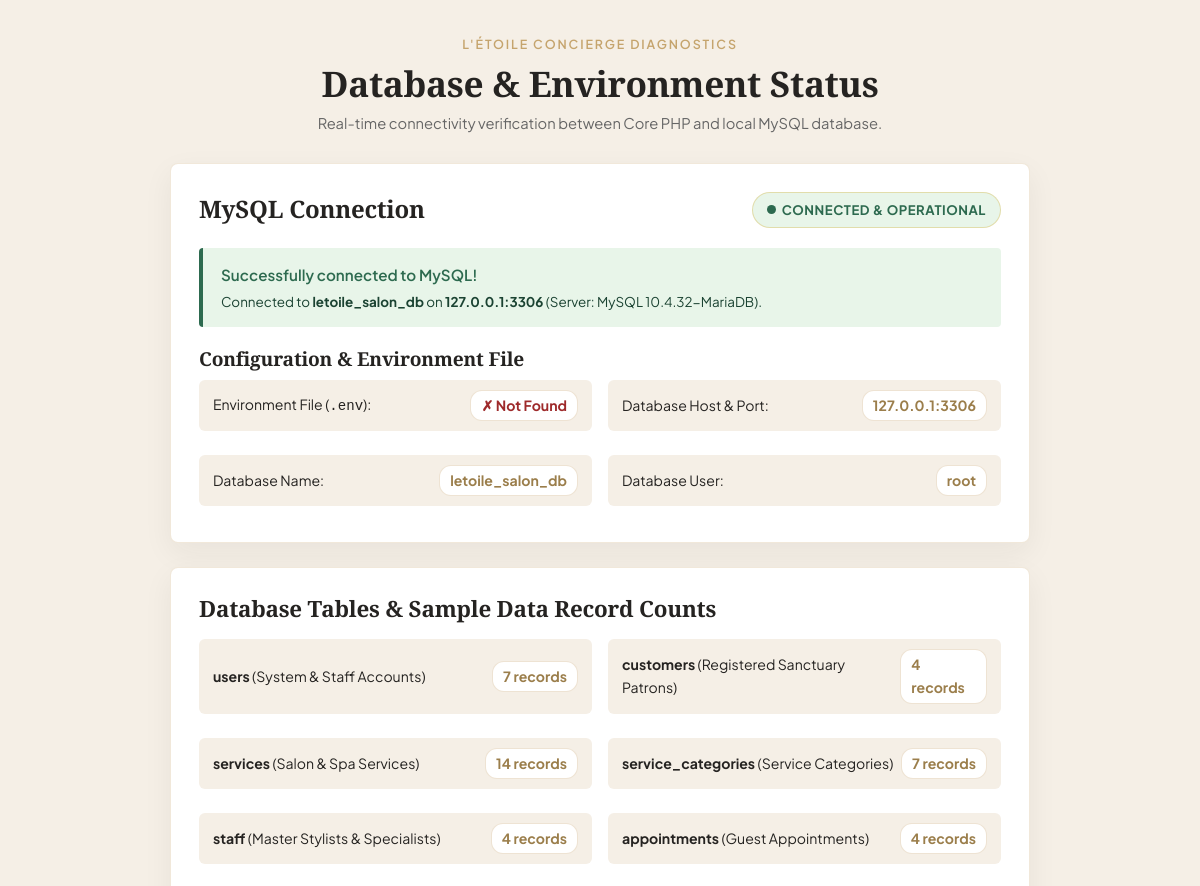
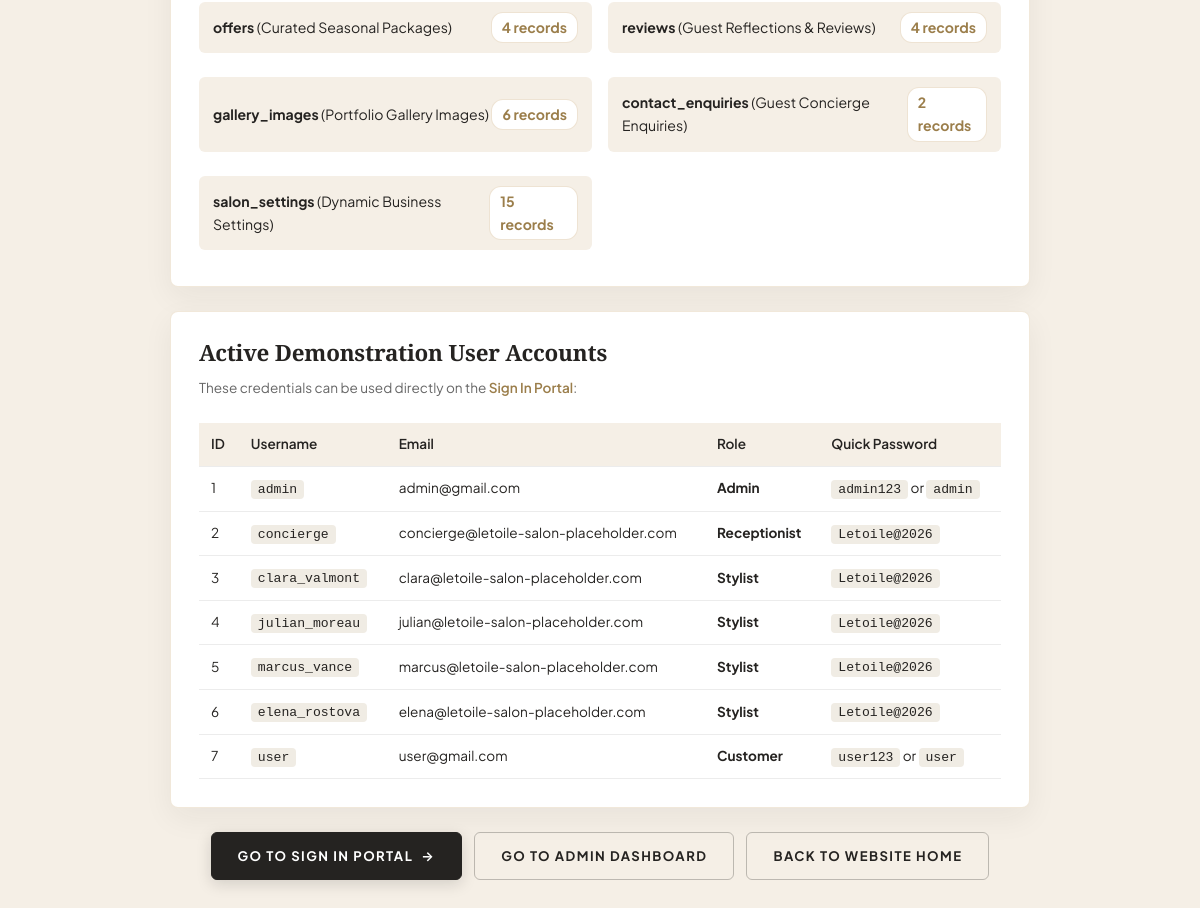
The page /db-status.php on the database its author committed (2 pictures, top to bottom).
### tables this page shows
CREATE TABLE `users` (
  `id` INT UNSIGNED NOT NULL AUTO_INCREMENT,
  `username` VARCHAR(50) NOT NULL,
  `email` VARCHAR(100) NOT NULL,
  `password_hash` VARCHAR(255) NOT NULL COMMENT 'BCrypt hash (PASSWORD_BCRYPT) - never plaintext',
  `role` ENUM('admin', 'manager', 'receptionist', 'stylist', 'customer') NOT NULL DEFAULT 'customer',
  `is_active` TINYINT(1) NOT NULL DEFAULT 1,
  `last_login` DATETIME NULL DEFAULT NULL,
  `created_at` TIMESTAMP NOT NULL DEFAULT CURRENT_TIMESTAMP,
  `updated_at` TIMESTAMP NOT NULL DEFAULT CURRENT_TIMESTAMP ON UPDATE CURRENT_TIMESTAMP,
  PRIMARY KEY (`id`),
  UNIQUE KEY `uk_users_username` (`username`),
  UNIQUE KEY `uk_users_email` (`email`),
  KEY `idx_users_role` (`role`),
  KEY `idx_users_is_active` (`is_active`)
);

### config/database.php (called while the page is built, shortened)
<?php
class Database {
    private static ?array $config = null;
    public static function getConfig(): array {
        if (self::$config !== null) {
            return self::$config;
        }
        $configPath = __DIR__ . '/config.php';
        $examplePath = __DIR__ . '/config.example.php';
        if (file_exists($configPath)) {
            self::$config = require $configPath;
        } elseif (file_exists($examplePath)) {
            self::$config = require $examplePath;
        }
        return self::$config;
    }
}

### config/config.php (called while the page is built)
<?php
return [
    'app_env' => $_ENV['APP_ENV'] ?? getenv('APP_ENV') ?: 'development',
    'app_debug' => filter_var($_ENV['APP_DEBUG'] ?? getenv('APP_DEBUG') ?: true, FILTER_VALIDATE_BOOLEAN),
    'app_url' => $_ENV['APP_URL'] ?? getenv('APP_URL') ?: 'http://localhost/Hair%20salon%20and%20spa',
    'timezone' => $_ENV['APP_TIMEZONE'] ?? getenv('APP_TIMEZONE') ?: 'America/New_York',
    'database' => [
        'host'     => $_ENV['DB_HOST'] ?? getenv('DB_HOST') ?: '127.0.0.1',
        'port'     => (int)($_ENV['DB_PORT'] ?? getenv('DB_PORT') ?: 3306),
        'database' => $_ENV['DB_NAME'] ?? getenv('DB_NAME') ?: 'letoile_salon_db',
        'username' => $_ENV['DB_USER'] ?? getenv('DB_USER') ?: 'root',
        'password' => $_ENV['DB_PASS'] ?? (getenv('DB_PASS') !== false ? getenv('DB_PASS') : 'root'),
        'charset'  => 'utf8mb4',
        'collation'=> 'utf8mb4_unicode_ci',
        'options'  => [
            PDO::ATTR_ERRMODE            => PDO::ERRMODE_EXCEPTION,
            PDO::ATTR_DEFAULT_FETCH_MODE => PDO::FETCH_ASSOC,
            PDO::ATTR_EMULATE_PREPARES   => false,
            PDO::ATTR_TIMEOUT            => 5,
        ],
    ],
    'session' => [
        'name'            => 'LETOILE_SESSID',
        'lifetime'        => 7200,
        'cookie_path'     => '/',
        'cookie_domain'   => '',
        'cookie_secure'   => (!empty($_SERVER['HTTPS']) && $_SERVER['HTTPS'] !== 'off'),
        'cookie_httponly' => true,
        'cookie_samesite' => 'Lax',
    ],
    'concierge' => [
        'salon_name'    => "L'Étoile Luxury Unisex Hair Salon & Spa",
        'contact_email' => 'concierge@letoile-salon-placeholder.com',
        'phone'         => '+1 (800) 555-0192',
    ]
];

### db-status.php (the view, shortened to what this page needs)
<?php
$envPath = __DIR__ . '/.env';
$hasEnvFile = file_exists($envPath);
$dbConfig = Database::getConfig()['database'] ?? [];
$dbHost = $dbConfig['host'] ?? '127.0.0.1';
$dbPort = $dbConfig['port'] ?? 3306;
$dbName = $dbConfig['database'] ?? 'letoile_salon_db';
$dbUser = $dbConfig['username'] ?? 'root';
$isConnected = false;
$tableStats = [];
$usersList = [];
$serverVersion = '';
try {
    $pdo = Database::getConnection();
    $isConnected = true;
    $serverVersion = $pdo->getAttribute(PDO::ATTR_SERVER_VERSION);
    $tables = [
        'users' => 'System & Staff Accounts',
        'customers' => 'Registered Sanctuary Patrons',
        'services' => 'Salon & Spa Services',
        'service_categories' => 'Service Categories',
        'staff' => 'Master Stylists & Specialists',
        'appointments' => 'Guest Appointments',
        'offers' => 'Curated Seasonal Packages',
        'reviews' => 'Guest Reflections & Reviews',
        'gallery_images' => 'Portfolio Gallery Images',
        'contact_enquiries' => 'Guest Concierge Enquiries',
        'salon_settings' => 'Dynamic Business Settings'
    ];
    foreach ($tables as $tbl => $label) {
        try {
            $cnt = $pdo->query("SELECT COUNT(*) FROM `{$tbl}`")->fetchColumn();
            $tableStats[$tbl] = ['label' => $label, 'count' => (int)$cnt];
        } catch (Exception $e) {
            $tableStats[$tbl] = ['label' => $label, 'count' => 'Table Missing'];
        }
    }
    $usersStmt = $pdo->query("SELECT id, username, email, role, is_active FROM users ORDER BY id ASC");
    $usersList = $usersStmt->fetchAll();
} catch (Exception $e) {
    $isConnected = false;
    $connectionError = $e->getMessage();
}
?>
<!DOCTYPE html>
<html lang="en">
<head>
  <link rel="stylesheet" href="assets/css/style.css">
  <link rel="stylesheet" href="assets/css/responsive.css">
</head>
<body>
  <div class="diag-container">
    <div style="text-align: center; margin-bottom: 28px;">
      <span style="font-size: 0.78rem; text-transform: uppercase; letter-spacing: 0.15em; color: var(--color-champagne); font-weight: 600;">L'Étoile Concierge Diagnostics</span>
      <h1 style="font-family: 'Cormorant Garamond', serif; font-size: 2.2rem; margin: 6px 0; color: var(--color-charcoal);">
        Database &amp; Environment Status
      </h1>
      <p style="color: #666; font-size: 0.92rem; margin: 0;">Real-time connectivity verification between Core PHP and local MySQL database.</p>
    </div>
    <div class="status-card">
      <div style="display: flex; justify-content: space-between; align-items: center; margin-bottom: 20px; flex-wrap: wrap; gap: 12px;">
        <h2 style="font-family: 'Cormorant Garamond', serif; font-size: 1.5rem; margin: 0;">MySQL Connection</h2>
        <?php if ($isConnected): ?>
          <span class="badge badge-success"><span class="pulse-dot"></span> CONNECTED &amp; OPERATIONAL</span>
        <?php else: ?>
          <span class="badge badge-danger"><span class="pulse-dot"></span> CONNECTION FAILED</span>
        <?php endif; ?>
      </div>
      <?php if ($isConnected): ?>
        <div style="background: #E8F5E9; border-left: 4px solid #2D6A4F; padding: 14px 18px; border-radius: 4px; margin-bottom: 20px;">
          <div style="font-weight: 600; color: #2D6A4F; font-size: 0.95rem;">Successfully connected to MySQL!</div>
          <div style="font-size: 0.84rem; color: #1B4332; margin-top: 4px;">
            Connected to <strong><?php echo htmlspecialchars($dbName); ?></strong> on <strong><?php echo htmlspecialchars($dbHost); ?>:<?php echo htmlspecialchars($dbPort); ?></strong> (Server: MySQL <?php echo htmlspecialchars($serverVersion); ?>).
          </div>
        </div>
      <?php endif; ?>
      <h3 style="font-family: 'Cormorant Garamond', serif; font-size: 1.2rem; margin: 20px 0 10px;">Configuration &amp; Environment File</h3>
      <div class="grid-2">
        <div class="stat-row">
          <span>Environment File (<code>.env</code>):</span>
          <span class="stat-count" style="<?php echo $hasEnvFile ? 'color:#2D6A4F;' : 'color:#9E2A2B;'; ?>">
            <?php echo $hasEnvFile ? '✓ Loaded (.env)' : '✗ Not Found'; ?>
          </span>
        </div>
        <div class="stat-row">
          <span>Database Host &amp; Port:</span>
          <span class="stat-count"><?php echo htmlspecialchars($dbHost); ?>:<?php echo htmlspecialchars($dbPort); ?></span>
        </div>
        <div class="stat-row">
          <span>Database Name:</span>
          <span class="stat-count"><?php echo htmlspecialchars($dbName); ?></span>
        </div>
        <div class="stat-row">
          <span>Database User:</span>
          <span class="stat-count"><?php echo htmlspecialchars($dbUser); ?></span>
        </div>
      </div>
    </div>
    <?php if ($isConnected): ?>
    <div class="status-card">
      <h2 style="font-family: 'Cormorant Garamond', serif; font-size: 1.4rem; margin: 0 0 16px;">
        Database Tables &amp; Sample Data Record Counts
      </h2>
      <div class="grid-2">
        <?php foreach ($tableStats as $table => $info): ?>
          <div class="stat-row">
            <span><strong><?php echo htmlspecialchars($table); ?></strong> (<?php echo htmlspecialchars($info['label']); ?>)</span>
            <span class="stat-count"><?php echo htmlspecialchars($info['count']); ?> records</span>
          </div>
        <?php endforeach; ?>
      </div>
    </div>
    <div class="status-card">
      <h2 style="font-family: 'Cormorant Garamond', serif; font-size: 1.4rem; margin: 0 0 10px;">
        Active Demonstration User Accounts
      </h2>
      <p style="font-size: 0.85rem; color: #666; margin: 0 0 14px;">These credentials can be used directly on the <a href="login.php" style="color: var(--color-champagne-dark); font-weight: 600;">Sign In Portal</a>:</p>
      <div style="overflow-x: auto;">
        <table>
          <thead>
            <tr>
              <th>ID</th>
              <th>Username</th>
              <th>Email</th>
              <th>Role</th>
              <th>Quick Password</th>
            </tr>
          </thead>
          <tbody>
            <?php foreach ($usersList as $u): ?>
              <tr>
                <td><?php echo (int)$u['id']; ?></td>
                <td><span class="code-pill"><?php echo htmlspecialchars($u['username']); ?></span></td>
                <td><?php echo htmlspecialchars($u['email']); ?></td>
                <td><strong style="text-transform: capitalize;"><?php echo htmlspecialchars($u['role']); ?></strong></td>
                <td>
                  <?php if ($u['username'] === 'admin'): ?>
                    <span class="code-pill">admin123</span> or <span class="code-pill">admin</span>
                  <?php elseif ($u['username'] === 'user'): ?>
                    <span class="code-pill">user123</span> or <span class="code-pill">user</span>
                  <?php else: ?>
                    <span class="code-pill">Letoile@2026</span>
                  <?php endif; ?>
                </td>
              </tr>
            <?php endforeach; ?>
          </tbody>
        </table>
      </div>
    </div>
    <?php endif; ?>
    <div style="display: flex; gap: 12px; justify-content: center; flex-wrap: wrap; margin-top: 24px;">
      <a href="login.php" class="btn btn-primary">
        <span>Go to Sign In Portal</span> &rarr;
      </a>
      <a href="admin-dashboard.php" class="btn btn-outline">
        <span>Go to Admin Dashboard</span>
      </a>
      <a href="index.html" class="btn btn-outline">
        <span>Back to Website Home</span>
      </a>
    </div>
  </div>
</body>
</html>

### assets/css/style.css (style rules this page uses)
:root { --color-ivory: #FAF7F2; --color-ivory-light: #FFFDF9; --color-ivory-tint: rgba(250, 247, 242, 0.96); --color-ivory-dark: #F0E8DC; --color-champagne: #D4AF37; --color-champagne-bright: #F5D061; --color-champagne-light: #EBD6A2; --color-champagne-dark: #A67C26; --color-champagne-subtle: rgba(212, 175, 55, 0.12); --color-champagne-border: rgba(212, 175, 55, 0.35); --color-champagne-gradient: linear-gradient(135deg, #F3D58C 0%, #D4AF37 50%, #B8860B 100%); --color-champagne-glow: rgba(212, 175, 55, 0.38); --color-charcoal: #161413; --color-charcoal-muted: #55504A; --color-charcoal-light: #252220; --color-charcoal-subtle: rgba(22, 20, 19, 0.05); --color-charcoal-border: rgba(22, 20, 19, 0.12); --color-white: #FFFFFF; --color-white-translucent: rgba(255, 255, 255, 0.96); --font-serif: 'Cormorant Garamond', 'Playfair Display', Georgia, 'Times New Roman', serif; --font-sans: 'Plus Jakarta Sans', -apple-system, BlinkMacSystemFont, 'Segoe UI', Roboto, Helvetica, Arial, sans-serif; --space-2xs: 0.25rem; --space-xs: 0.5rem; --space-sm: 0.75rem; --space-md: 1rem; --space-lg: 1.5rem; --space-xl: 2rem; --space-2xl: 3rem; --space-3xl: 4.5rem; --space-4xl: 6rem; --container-max: 1280px; --container-wide: 1440px; --container-narrow: 860px; --header-height: 82px; --shadow-subtle: 0 4px 20px rgba(22, 20, 19, 0.04); --shadow-card: 0 12px 35px rgba(22, 20, 19, 0.07); --shadow-hover: 0 22px 50px rgba(22, 20, 19, 0.14); --shadow-gold: 0 8px 30px rgba(212, 175, 55, 0.35); --shadow-gold-sm: 0 4px 15px rgba(212, 175, 55, 0.22); --radius-xs: 3px; --radius-sm: 6px; --radius-md: 10px; --radius-lg: 16px; --radius-full: 9999px; --transition-fast: 0.2s cubic-bezier(0.25, 0.8, 0.25, 1); --transition-smooth: 0.35s cubic-bezier(0.25, 1, 0.5, 1); --transition-slow: 0.6s cubic-bezier(0.22, 1, 0.36, 1); }
*, *::before, *::after { box-sizing: border-box; margin: 0; padding: 0; }
html { font-size: 16px; scroll-behavior: smooth; -webkit-font-smoothing: antialiased; -moz-osx-font-smoothing: grayscale; text-rendering: optimizeLegibility; }
body { font-family: var(--font-sans); background-color: var(--color-ivory); color: var(--color-charcoal); line-height: 1.65; font-weight: 400; overflow-x: hidden; position: relative; min-height: 100vh; display: flex; flex-direction: column; }
h1, h2, h3, h4, h5, h6 { font-family: var(--font-serif); color: var(--color-charcoal); font-weight: 600; line-height: 1.2; letter-spacing: -0.01em; }
h1 { font-size: clamp(2.4rem, 5vw + 1rem, 4.2rem); font-weight: 600; }
h2 { font-size: clamp(2rem, 3.5vw + 0.5rem, 3.2rem); font-weight: 600; }
h3 { font-size: clamp(1.4rem, 2vw + 0.5rem, 2rem); font-weight: 600; }
p { color: var(--color-charcoal-muted); font-size: 1.05rem; margin-bottom: 1rem; }
p:last-child { margin-bottom: 0; }
a { color: inherit; text-decoration: none; transition: var(--transition-fast); }
.badge { display: inline-block; font-size: 0.75rem; font-weight: 600; text-transform: uppercase; letter-spacing: 0.12em; padding: 4px 10px; border-radius: var(--radius-xs); background: var(--color-champagne-subtle); color: var(--color-charcoal); border: 1px solid var(--color-champagne-border); }
.btn { display: inline-flex; align-items: center; justify-content: center; gap: var(--space-xs); padding: 12px 26px; font-family: var(--font-sans); font-size: 0.82rem; font-weight: 700; letter-spacing: 0.11em; text-transform: uppercase; border-radius: var(--radius-sm); cursor: pointer; border: 1px solid transparent; transition: var(--transition-smooth); white-space: nowrap; position: relative; text-decoration: none; }
.btn-primary { background-color: var(--color-charcoal); color: #FFFFFF; border-color: var(--color-charcoal); box-shadow: 0 4px 15px rgba(22, 20, 19, 0.15); }
.btn-outline { background-color: transparent; color: var(--color-charcoal); border-color: rgba(22, 20, 19, 0.25); }

### rows shown on the page
users: id "1", username "admin", email "admin@gmail.com", role "Admin", shows "admin123"
users: id "2", username "concierge", email "concierge@letoile-salon-placeholder.com", role "Receptionist", shows "Letoile@2026"
users: id "3", username "clara_valmont", email "clara@letoile-salon-placeholder.com", role "Stylist", shows "Letoile@2026"
users: id "4", username "julian_moreau", email "julian@letoile-salon-placeholder.com", role "Stylist", shows "Letoile@2026"
users: id "5", username "marcus_vance", email "marcus@letoile-salon-placeholder.com", role "Stylist", shows "Letoile@2026"
users: id "6", username "elena_rostova", email "elena@letoile-salon-placeholder.com", role "Stylist", shows "Letoile@2026"
users: id "7", username "user", email "user@gmail.com", role "Customer", shows "user123"

### other values the page prints
$dbName "letoile_salon_db"
$dbHost "127.0.0.1"
$dbPort "3306"
$serverVersion "10.4.32-MariaDB"
$dbUser "root"
$table "users"
$info['label'] "System & Staff Accounts"
$info['count'] "7"
$table "customers"
$info['label'] "Registered Sanctuary Patrons"
$info['count'] "4"
$table "services"
$info['label'] "Salon & Spa Services"
$info['count'] "14"
$table "service_categories"
